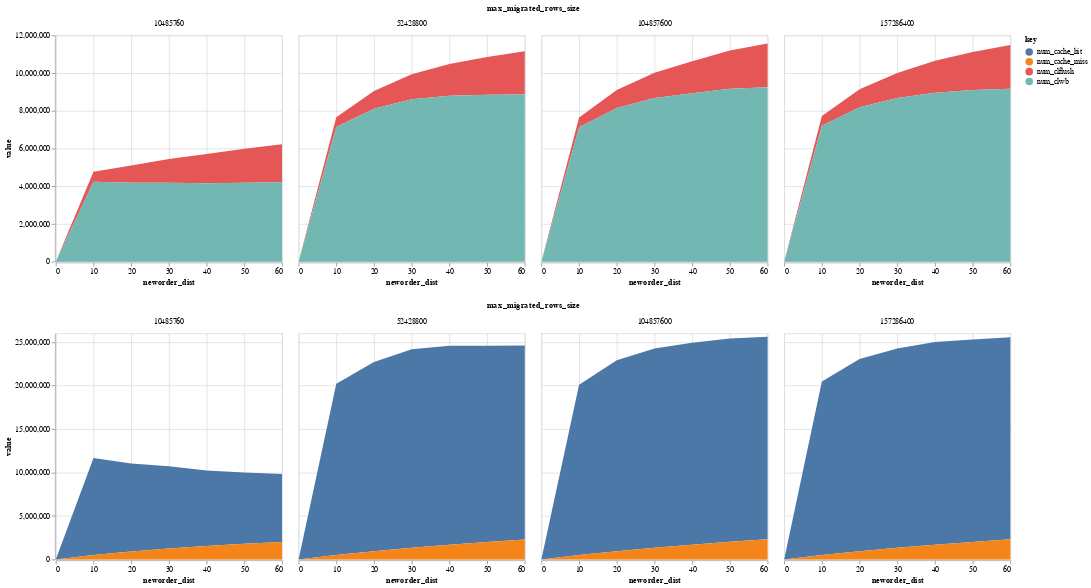

Here is the notebook cell this chart was saved with:
### Code cell
SWCC = [
    [
        "num_clflush",
        "num_clwb",
    ],
    [
        "num_cache_hit",
        "num_cache_miss",
    ],
]

plot_stack(SWCC)
